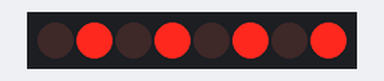
A sketch run on a simulated Arduino Uno, built with avr-gcc and run on an emulated ATmega328P. On the bench: 8 shift-register outputs drawn as a row of LEDs (first output left, lit = HIGH). Wiring (inferred from the names in the program): shift register (74HC595): data pin 12; shift clock pin 9; latch pin 11. Wiring (inferred from the signals the program sends): row of LEDs: on Q0, Q1, Q2, Q3, Q4, Q5, Q6, Q7.

Above: at 0.1 s.
At 2.7 s:
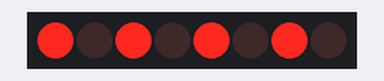
Timing chart, 0 to 3.0 s (numbered marks = the images above):
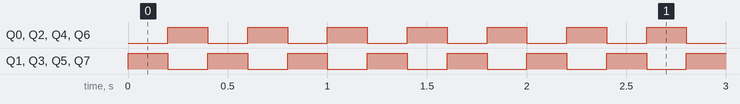

Measured:
- by itself, Q0–7: alternates HIGH for 0.20 s and LOW for 0.20 s

The sketch:

42-Serial-Parallel-Shift-Register.ino
```cpp
/**
 * Lesson 42 - Serial to Parallel Shift Register

 1     U    16
 2          15
 3          14
 4          13
 5          12
 6          11
 7          10
 8          9

 Pins 1-7, 15 Output Pins
 Pin 8 GND Vss
 Pin 9 Q7 Serial Out
 Pin 10 MR Master Reclear
 Pin 11 SH_CP Shift register clock pin
 Pin 12 ST_CP Storage Register clock pin (latch pin)
 Pin 13 OE Output enabled, active low
 Pin 14 D5 Serial data input
 Pin 16 Vcc
 */


int latchPin = 11;
int clockPin = 9;
int dataPin = 12;

byte LED1s = 0b01010101;
byte LED2s = 0b10101010;


int dt = 200;

void setup() {
  Serial.begin(9600);
  pinMode(latchPin, OUTPUT);
  pinMode(dataPin, OUTPUT);
  pinMode(clockPin, OUTPUT);
}

void loop() {
  digitalWrite(latchPin, LOW);
  shiftOut(dataPin,clockPin,LSBFIRST,LED1s);
  digitalWrite(latchPin, HIGH);
  delay(dt);
  digitalWrite(latchPin, LOW);
  shiftOut(dataPin,clockPin,LSBFIRST,LED2s);
  digitalWrite(latchPin, HIGH);
  delay(dt);

  //if(LEDs == 0){
  //  LEDs = 0x01;
  //}

  //LEDs = LEDs + LEDs;

  //delay(dt);
  //Serial.println(LEDs, BIN);
}
```
